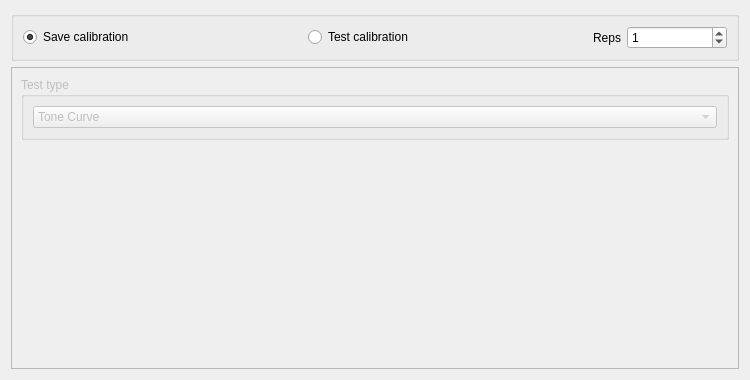
<?xml version="1.0" encoding="UTF-8"?>
<ui version="4.0">
 <class>CalibrationWidget</class>
 <widget class="QWidget" name="CalibrationWidget">
  <property name="geometry">
   <rect>
    <x>0</x>
    <y>0</y>
    <width>750</width>
    <height>380</height>
   </rect>
  </property>
  <property name="windowTitle">
   <string>Form</string>
  </property>
  <layout class="QVBoxLayout" name="verticalLayout">
   <item>
    <widget class="QGroupBox" name="calgroup">
     <property name="maximumSize">
      <size>
       <width>16777215</width>
       <height>50</height>
      </size>
     </property>
     <property name="font">
      <font>
       <kerning>true</kerning>
      </font>
     </property>
     <property name="title">
      <string/>
     </property>
     <property name="flat">
      <bool>false</bool>
     </property>
     <property name="checkable">
      <bool>false</bool>
     </property>
     <layout class="QHBoxLayout" name="horizontalLayout_4">
      <item>
       <widget class="QRadioButton" name="savecalCkbx">
        <property name="toolTip">
         <string>Saves calibration data to file and sets as current calibration</string>
        </property>
        <property name="text">
         <string>Save calibration</string>
        </property>
        <property name="checked">
         <bool>true</bool>
        </property>
       </widget>
      </item>
      <item>
       <widget class="QRadioButton" name="applycalCkbx">
        <property name="toolTip">
         <string>Play stimulus with calibration applied; does not save to file</string>
        </property>
        <property name="text">
         <string>Test calibration</string>
        </property>
       </widget>
      </item>
      <item>
       <widget class="QLabel" name="label_2">
        <property name="sizePolicy">
         <sizepolicy hsizetype="Fixed" vsizetype="Preferred">
          <horstretch>0</horstretch>
          <verstretch>0</verstretch>
         </sizepolicy>
        </property>
        <property name="text">
         <string>Reps</string>
        </property>
       </widget>
      </item>
      <item>
       <widget class="QSpinBox" name="nrepsSpnbx">
        <property name="maximumSize">
         <size>
          <width>100</width>
          <height>16777215</height>
         </size>
        </property>
        <property name="toolTip">
         <string>Number of repeats for the stimulus</string>
        </property>
        <property name="maximum">
         <number>1000</number>
        </property>
        <property name="value">
         <number>1</number>
        </property>
       </widget>
      </item>
     </layout>
    </widget>
   </item>
   <item>
    <widget class="QFrame" name="frame">
     <property name="enabled">
      <bool>false</bool>
     </property>
     <property name="frameShape">
      <enum>QFrame::StyledPanel</enum>
     </property>
     <property name="frameShadow">
      <enum>QFrame::Raised</enum>
     </property>
     <layout class="QVBoxLayout" name="verticalLayout_2">
      <item>
       <widget class="QGroupBox" name="testTypeGrp">
        <property name="enabled">
         <bool>false</bool>
        </property>
        <property name="title">
         <string>Test type</string>
        </property>
        <layout class="QHBoxLayout" name="horizontalLayout">
         <item>
          <widget class="QComboBox" name="calTypeCmbbx">
           <property name="toolTip">
            <string>Stimulus type</string>
           </property>
           <item>
            <property name="text">
             <string>Tone Curve</string>
            </property>
           </item>
          </widget>
         </item>
        </layout>
       </widget>
      </item>
      <item>
       <widget class="QStackedWidget" name="caleditorStack">
        <property name="currentIndex">
         <number>0</number>
        </property>
        <widget class="QWidget" name="page">
         <layout class="QVBoxLayout" name="verticalLayout_3">
          <item>
           <widget class="TuningCurveEditor" name="curveWidget" native="true"/>
          </item>
         </layout>
        </widget>
       </widget>
      </item>
     </layout>
    </widget>
   </item>
  </layout>
 </widget>
 <customwidgets>
  <customwidget>
   <class>TuningCurveEditor</class>
   <extends>QWidget</extends>
   <header>sparkle.gui.stim.tuning_curve</header>
   <container>1</container>
  </customwidget>
 </customwidgets>
 <resources/>
 <connections>
  <connection>
   <sender>calTypeCmbbx</sender>
   <signal>currentIndexChanged(int)</signal>
   <receiver>caleditorStack</receiver>
   <slot>setCurrentIndex(int)</slot>
   <hints>
    <hint type="sourcelabel">
     <x>194</x>
     <y>93</y>
    </hint>
    <hint type="destinationlabel">
     <x>207</x>
     <y>129</y>
    </hint>
   </hints>
  </connection>
  <connection>
   <sender>applycalCkbx</sender>
   <signal>toggled(bool)</signal>
   <receiver>frame</receiver>
   <slot>setEnabled(bool)</slot>
   <hints>
    <hint type="sourcelabel">
     <x>362</x>
     <y>28</y>
    </hint>
    <hint type="destinationlabel">
     <x>734</x>
     <y>369</y>
    </hint>
   </hints>
  </connection>
  <connection>
   <sender>applycalCkbx</sender>
   <signal>toggled(bool)</signal>
   <receiver>testTypeGrp</receiver>
   <slot>setEnabled(bool)</slot>
   <hints>
    <hint type="sourcelabel">
     <x>350</x>
     <y>27</y>
    </hint>
    <hint type="destinationlabel">
     <x>310</x>
     <y>69</y>
    </hint>
   </hints>
  </connection>
 </connections>
 <slots>
  <slot>xor_applycal()</slot>
  <slot>xor_savecal()</slot>
 </slots>
</ui>
